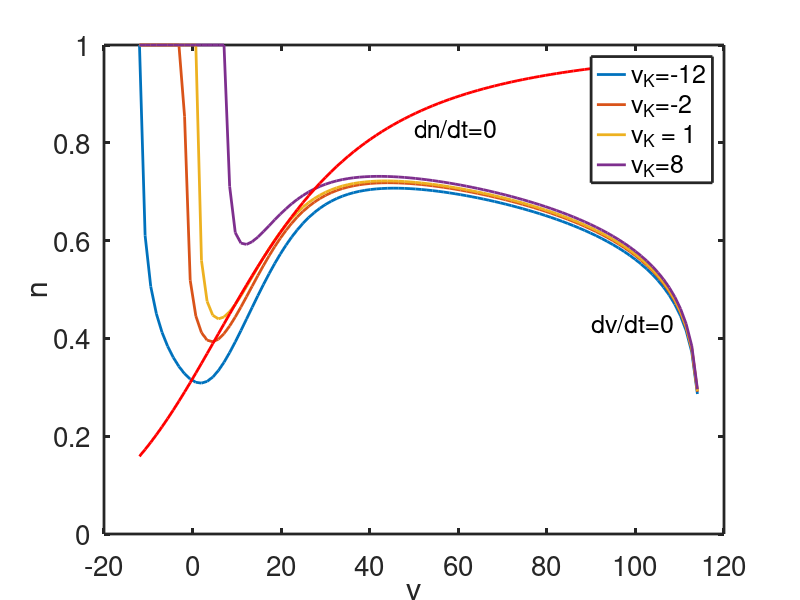

This chart was generated by the following MATLAB code:
% Here we plot the nullclines for the rHH equations for several values of
% vk
 
function rHH_solver
global gnabar gkbar gl vna vk vl Iapp rn0  BCL

set(0,                           ...
   'defaultaxesfontsize', 20,   ...
   'defaultaxeslinewidth', 2, ...
   'defaultlinelinewidth', 2.0);
   
%parameters

gnabar = 120.;
gkbar = 36;
gl = 0.3;
vna = 115;
vk0 = -12;
vl = 10.5988;

rn0 = 0.8;
%rn0 = 0.9;
BCL = 0;
% pick a value of Iapp 
Iapp=0
vklist=[-12,-2,1,8];
%colorlist=['b','g','m'];
for pj = 1:length(vklist)
    vk = vklist(pj);
 
%  find the v nullcline by bisection
vlist = linspace(vk0+.01,vna-1,100);% list of v values to use; avoid exactly Vk and exactly Vna
[n0 ,ninf]=get_nullclines(vlist);
 
 % save the nullclines
 N0(:,pj) = n0';
end

formatSpecF = '%5.2f\n';
 
% the phase portrait
figure(1)
plot(vlist,N0(:,1),vlist,N0(:,2),vlist,N0(:,3),vlist,N0(:,4),vlist,ninf,'r', 'linewidth',2)  
xlabel('v')
ylabel('n')
legend('v_K=-12','v_K=-2','v_K = 1','v_K=8','fontsize',18)
text(90,0.43,'dv/dt=0','fontsize',18)
text(50,0.83,'dn/dt=0','fontsize',18)

 
%%%%%%%%%%%%%%%%%%%%%%%%%%%%%%%%%%%%%%
%the right hand side for ode simulation:
function s_prime=deRHS(t,s)
global gnabar gkbar gl vna vk vl Iapp BCL rn0

v = s(1);
n = s(2);
% If there is a stimulus, add it
Istim = (BCL>0)*Iapp/cosh(mod(t,BCL)-BCL/4) + (BCL==0)*Iapp;
 
Gt= gate_de(v);
AM=Gt(1);
BM = Gt(2);
AN = Gt(3);
BN = Gt(4);
 
h = rn0 - n;
aminf = AM/(AM+BM);
 
Ina = gnabar*aminf.^3.*h.*(v-vna) ;
Ik = gkbar*n.^4*(v-vk);
Icl = gl*(v-vl);
      
Fv = -Ina-Ik-Icl;
Fw=AN*(1.-n)-BN*n;

s_prime = [Fv+Istim Fw]';
%%%%%%%%%%%%%%%%%%%%%%%%%%%%%%%%%%%%%%

function [n0,ninf]= get_nullclines(vlist)
global v   
% for each v in vlist find f(v,n) = 0 by bisection
 
 for j = 1:length(vlist)
    v=vlist(j);

 % guess a lower bound 
a = 0;

% guess an upper bound
b = 1;

%this is the answer - call the function bisect(a,b,@fval)

n0(j)= bisect(a,b,@feval);
 
Gt= gate_de(v);
AN = Gt(3);
BN = Gt(4);
ninf(j) = AN/(AN+BN);

    end
 
%%%%%%%%%%%%%%%%%%%%%%%%%%%%%%%%%%%%%%%
function fn = feval(n)
global v
% evaluate the function

s=[v,n];
 t=0;
fhh= deRHS(t,s);  % use the rhs of the de
fn=fhh(1);
 

%%%%%%%%%%%%%%%%%%%%%%%%%%%%%%%%%%%
function gate = gate_de(v)
 % calculate the gating functions for V                 
AM=.1*(25.-v)./(exp(2.5 -0.1*v)-1.);
BM=4.*exp(-v/18.);
AN=.01*(10.-v)./(exp(1.-0.1*v)-1.);
BN=.125*exp(-v/80.);

gate = [AM BM AN BN];

%%%%%%%%%%%%%%%%%%%%%%%%%%%%%%%%%%%%%%%
function root = bisect(a,b,feval)

ul = a;
fl = feval(ul);
uu = b;
fu = feval(uu);

% we make the assumption, without checking, that 
% fu*fl<0

% if not, the algorithm fails to find a root.

N = 20;  % number of iterates
% the main bisection algorithm
for jk = 1:N
uc = (ul+uu)/2;
fc = feval(uc);
ftest = (fc.*fl>0);
ul = ftest.*uc+(1-ftest).*ul;
fl = ftest.*fc + (1-ftest).*fl;

uu = (1-ftest).*uc+ ftest.*uu;
fu = (1-ftest).*fc + ftest.*fu;
end
root = uc;

 
